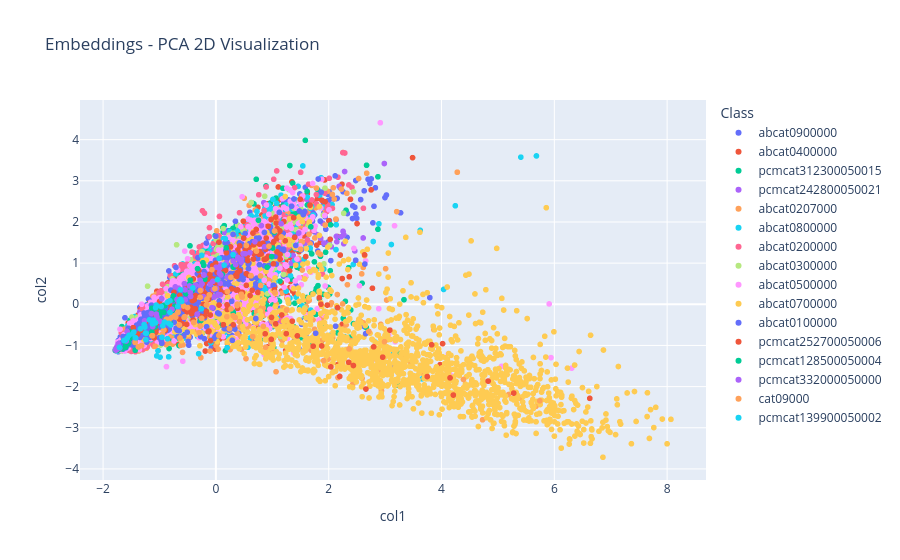

Write notebook code for a chart like this one.
### Markdown cell above
#### 3.2.2. Train and Evaluate Image Model

### Code cell
# Combine image columns to form the feature set
X_train = train_df[image_columns].values
X_test = test_df[image_columns].values

# Train and evaluate models
trained_models = train_classic(X_train, X_test, y_train, y_test)

### Figure 1 — Plotly figure (JSON) as saved in the notebook; plotly's stock layout.template omitted (floating-point values rounded to 4 significant figures; data arrays with more than 128 entries replaced by an {"elided": "..."} marker saying what was removed)
{"data": [{"hovertemplate": "Class=abcat0900000<br>col1=%{x}<br>col2=%{y}<extra></extra>", "legendgroup": "abcat0900000", "marker": {"color": "#636efa", "symbol": "circle"}, "mode": "markers", "name": "abcat0900000", "showlegend": true, "type": "scattergl", "x": {"elided": "2796 float values"}, "xaxis": "x", "y": {"elided": "2796 float values"}, "yaxis": "y"}, {"hovertemplate": "Class=abcat0400000<br>col1=%{x}<br>col2=%{y}<extra></extra>", "legendgroup": "abcat0400000", "marker": {"color": "#EF553B", "symbol": "circle"}, "mode": "markers", "name": "abcat0400000", "showlegend": true, "type": "scattergl", "x": {"elided": "1049 float values"}, "xaxis": "x", "y": {"elided": "1049 float values"}, "yaxis": "y"}, {"hovertemplate": "Class=pcmcat312300050015<br>col1=%{x}<br>col2=%{y}<extra></extra>", "legendgroup": "pcmcat312300050015", "marker": {"color": "#00cc96", "symbol": "circle"}, "mode": "markers", "name": "pcmcat312300050015", "showlegend": true, "type": "scattergl", "x": {"elided": "1462 float values"}, "xaxis": "x", "y": {"elided": "1462 float values"}, "yaxis": "y"}, {"hovertemplate": "Class=pcmcat242800050021<br>col1=%{x}<br>col2=%{y}<extra></extra>", "legendgroup": "pcmcat242800050021", "marker": {"color": "#ab63fa", "symbol": "circle"}, "mode": "markers", "name": "pcmcat242800050021", "showlegend": true, "type": "scattergl", "x": {"elided": "355 float values"}, "xaxis": "x", "y": {"elided": "355 float values"}, "yaxis": "y"}, {"hovertemplate": "Class=abcat0207000<br>col1=%{x}<br>col2=%{y}<extra></extra>", "legendgroup": "abcat0207000", "marker": {"color": "#FFA15A", "symbol": "circle"}, "mode": "markers", "name": "abcat0207000", "showlegend": true, "type": "scattergl", "x": {"elided": "915 float values"}, "xaxis": "x", "y": {"elided": "915 float values"}, "yaxis": "y"}, {"hovertemplate": "Class=abcat0800000<br>col1=%{x}<br>col2=%{y}<extra></extra>", "legendgroup": "abcat0800000", "marker": {"color": "#19d3f3", "symbol": "circle"}, "mode": "markers", "name": "abcat0800000", "showlegend": true, "type": "scattergl", "x": {"elided": "1998 float values"}, "xaxis": "x", "y": {"elided": "1998 float values"}, "yaxis": "y"}, {"hovertemplate": "Class=abcat0200000<br>col1=%{x}<br>col2=%{y}<extra></extra>", "legendgroup": "abcat0200000", "marker": {"color": "#FF6692", "symbol": "circle"}, "mode": "markers", "name": "abcat0200000", "showlegend": true, "type": "scattergl", "x": {"elided": "1042 float values"}, "xaxis": "x", "y": {"elided": "1042 float values"}, "yaxis": "y"}, {"hovertemplate": "Class=abcat0300000<br>col1=%{x}<br>col2=%{y}<extra></extra>", "legendgroup": "abcat0300000", "marker": {"color": "#B6E880", "symbol": "circle"}, "mode": "markers", "name": "abcat0300000", "showlegend": true, "type": "scattergl", "x": {"elided": "810 float values"}, "xaxis": "x", "y": {"elided": "810 float values"}, "yaxis": "y"}, {"hovertemplate": "Class=abcat0500000<br>col1=%{x}<br>col2=%{y}<extra></extra>", "legendgroup": "abcat0500000", "marker": {"color": "#FF97FF", "symbol": "circle"}, "mode": "markers", "name": "abcat0500000", "showlegend": true, "type": "scattergl", "x": {"elided": "1681 float values"}, "xaxis": "x", "y": {"elided": "1681 float values"}, "yaxis": "y"}, {"hovertemplate": "Class=abcat0700000<br>col1=%{x}<br>col2=%{y}<extra></extra>", "legendgroup": "abcat0700000", "marker": {"color": "#FECB52", "symbol": "circle"}, "mode": "markers", "name": "abcat0700000", "showlegend": true, "type": "scattergl", "x": {"elided": "1692 float values"}, "xaxis": "x", "y": {"elided": "1692 float values"}, "yaxis": "y"}, {"hovertemplate": "Class=abcat0100000<br>col1=%{x}<br>col2=%{y}<extra></extra>", "legendgroup": "abcat0100000", "marker": {"color": "#636efa", "symbol": "circle"}, "mode": "markers", "name": "abcat0100000", "showlegend": true, "type": "scattergl", "x": {"elided": "578 float values"}, "xaxis": "x", "y": {"elided": "578 float values"}, "yaxis": "y"}, {"hovertemplate": "Class=pcmcat252700050006<br>col1=%{x}<br>col2=%{y}<extra></extra>", "legendgroup": "pcmcat252700050006", "marker": {"color": "#EF553B", "symbol": "circle"}, "mode": "markers", "name": "pcmcat252700050006", "showlegend": true, "type": "scattergl", "x": {"elided": "211 float values"}, "xaxis": "x", "y": {"elided": "211 float values"}, "yaxis": "y"}, {"hovertemplate": "Class=pcmcat128500050004<br>col1=%{x}<br>col2=%{y}<extra></extra>", "legendgroup": "pcmcat128500050004", "marker": {"color": "#00cc96", "symbol": "circle"}, "mode": "markers", "name": "pcmcat128500050004", "showlegend": true, "type": "scattergl", "x": [-1.538, 0.3186, -1.78, -0.2676, -1.43, -0.7539, -1.079, -1.134, 0.9081, -0.7569, 0.9903, -1.065, -0.5327, -0.3946, -1.553, -0.4186, 0.3096, -0.4533, -1.604, -1.51, -0.4615, -1.726, -1.777, -0.9063, 0.1835, 1.007, -0.7053, -1.606, -1.782, -0.997, -1.025, -1.135, -1.595, -0.4689, -0.7673, -0.9739, 1.684, -1.657, -0.4262, -0.7286, -1.148, 0.31, 0.754, -1.767, -0.2159, -0.2294, -0.9253, -1.549, -1.747, -0.3254, -0.8127, -0.1954, -0.9226, 0.1095, 0.3038, -0.6969, -0.6609, 1.036], "xaxis": "x", "y": [-0.6617, 1.175, -1.117, -0.394, -1.117, 0.2041, -0.5494, -0.0943, 0.8991, 0.1142, 1.159, -0.2092, 0.2595, 0.4615, -0.9203, 0.3423, 0.9161, 0.5868, -0.9452, -0.8229, 0.3235, -1.104, -1.113, -0.03534, 1.373, 1.368, -0.04123, -1.043, -1.12, -0.2945, -0.06474, -0.6731, -1.036, 0.4923, -0.259, -0.1869, 1.882, -1.082, 0.4296, -0.05082, -0.7234, -0.1961, 2.044, -1.1, 0.9443, 1.008, -0.02762, -0.9478, -1.12, 0.8651, -0.4509, 0.6079, -0.1964, 0.733, 0.9054, -0.1878, 0.0511, 1.752], "yaxis": "y"}, {"hovertemplate": "Class=pcmcat332000050000<br>col1=%{x}<br>col2=%{y}<extra></extra>", "legendgroup": "pcmcat332000050000", "marker": {"color": "#ab63fa", "symbol": "circle"}, "mode": "markers", "name": "pcmcat332000050000", "showlegend": true, "type": "scattergl", "x": [-0.2199, -1.755, -0.733, -1.772, -1.759, 0.5192, -0.543, -0.661, -0.1029, 0.01165, -0.3872, -0.06892, 0.3506, -0.5477, -1.751, -0.5582, 1.469, -0.8339, -0.4668, 0.3877, 0.08944, 0.4494, -1.433, -1.731, -0.9626, 0.06212, -1.734, -0.7784, -0.3329, -1.772, -0.06892, -0.3627, -0.6569, -1.748, 0.07847, -1.045, -0.699, -1.142, -1.121, -0.9955, -1.745, 0.2012, -0.2461, 0.4812, -0.2131, 0.6918, -0.2122, 0.07624, -0.2799, -1.056, 0.08903, -0.2722, 0.005284, -0.7202, 0.3057, 0.8636, -0.04809, -0.4479, -0.6636, -1.75, 0.4491, -1.265, -1.702, 0.04341, 0.05901, 0.05901, -1.759, 0.8063, -1.574, 0.04033, -0.2632, 1.157, -0.03112, 0.6037, -0.05416, 0.3919, 0.1862, -0.6889, 0.3197, -1.59, 0.005284, -0.4548], "xaxis": "x", "y": [0.1872, -1.041, -0.2894, -1.114, -1.103, 1.227, 0.1095, 0.02724, 0.4893, 0.3887, 0.4261, -0.08191, 0.963, 0.3499, -1.07, 0.5017, 1.731, -0.4393, 0.4453, 1.142, 0.7124, 1.024, -0.8887, -0.9605, 0.1364, 0.7553, -0.9772, -0.1214, -0.2428, -1.109, -0.08191, 0.4648, -0.123, -1.073, 0.2309, -0.3098, -0.2409, -0.2235, -0.5419, -0.4124, -1.069, 0.6563, 0.496, 1.229, 0.7114, 1.521, 0.7121, 0.5078, 0.5879, -0.2384, 0.9543, 0.4444, 0.9001, 0.4237, 1.052, 1.398, 0.3554, 0.1904, 0.3912, -1.062, 1.095, -0.4025, -1.063, 0.2404, 0.871, 0.871, -1.103, 1.912, -0.6586, 0.2211, 0.3545, 1.956, 0.1816, 1.255, 0.5585, 1.104, 1.008, 0.1179, 1.25, -0.89, 0.9001, 0.2972], "yaxis": "y"}, {"hovertemplate": "Class=cat09000<br>col1=%{x}<br>col2=%{y}<extra></extra>", "legendgroup": "cat09000", "marker": {"color": "#FFA15A", "symbol": "circle"}, "mode": "markers", "name": "cat09000", "showlegend": true, "type": "scattergl", "x": {"elided": "132 float values"}, "xaxis": "x", "y": {"elided": "132 float values"}, "yaxis": "y"}, {"hovertemplate": "Class=pcmcat139900050002<br>col1=%{x}<br>col2=%{y}<extra></extra>", "legendgroup": "pcmcat139900050002", "marker": {"color": "#19d3f3", "symbol": "circle"}, "mode": "markers", "name": "pcmcat139900050002", "showlegend": true, "type": "scattergl", "x": [-1.338, -1.572, -1.236, -1.629, -0.913, -0.8136, -0.9697, 0.02657, -1.069, -0.7997, -0.408, -0.9411, -1.124, -1.428, -1.24, -1.273, 0.1679, -1.455, -0.6511, -1.604, -1.058, -0.6239, -1.109, -1.178, -0.9563, 0.3048, -1.709, -1.248, -0.6288, -0.2578, -0.8142, 0.05799, -1.423, -0.6068, -0.6767, -1.539, -0.8603, -0.2517, -0.8577, -1.259, -1.473, 0.1472, -1.072, -0.8389], "xaxis": "x", "y": [-0.5946, -0.8196, -0.7062, -0.8799, -0.431, -0.1966, -0.0527, 0.5984, -0.08322, -0.5036, 0.3977, -0.5213, -0.4773, -0.8147, -0.8607, -0.4924, 1.589, -0.6752, 0.07482, -0.8703, -0.01894, 0.1227, -0.3852, -0.3785, -0.8031, 1.206, -1.048, -0.6988, 0.3518, -0.1104, 0.08634, 1.115, -0.8153, 0.06897, -0.05243, -0.7521, 0.04655, 1.189, -0.8363, -0.5539, -0.7124, 0.9525, -0.4507, -0.4602], "yaxis": "y"}], "layout": {"legend": {"title": {"text": "Class"}, "tracegroupgap": 0}, "title": {"text": "Embeddings - PCA 2D Visualization"}, "xaxis": {"anchor": "y", "domain": [0, 1], "title": {"text": "col1"}}, "yaxis": {"anchor": "x", "domain": [0, 1], "title": {"text": "col2"}}}}
